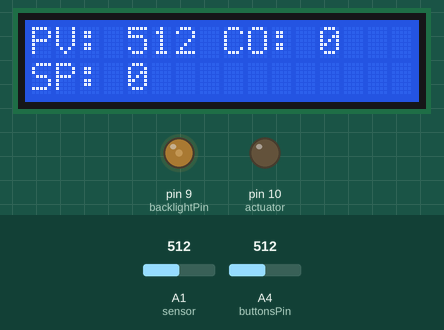
This sketch was run on a simulated Arduino Uno, built with avr-gcc and run on an emulated ATmega328P. Shown: 16×2 character LCD, output pins drawn as LEDs (lit = HIGH). The inputs (shaded band) are chosen by the test bench; at power-on: A4 (buttonsPin) = 512, A1 (sensor) = 512. What the sketch prints to the serial monitor is not drawn.

Above: at 1.2 s.
1.3 s: A4 (buttonsPin) set to 438
4.3 s: A4 (buttonsPin) set to 417
At 5.2 s:
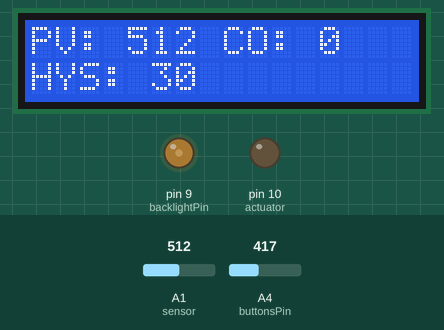
5.8 s: A1 (sensor) set to 105
At 6.3 s:
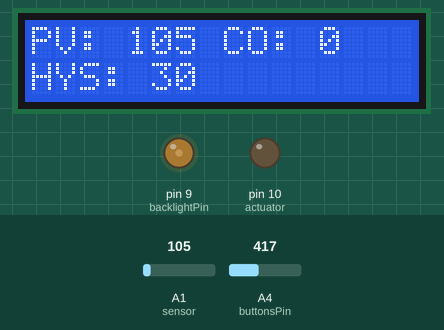
8.8 s: A1 (sensor) set to 94
At 9.7 s:
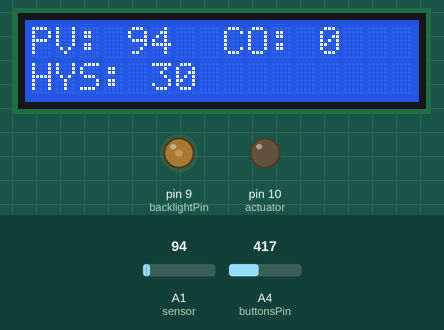
10.3 s: A1 (sensor) set to 11
At 11.5 s:
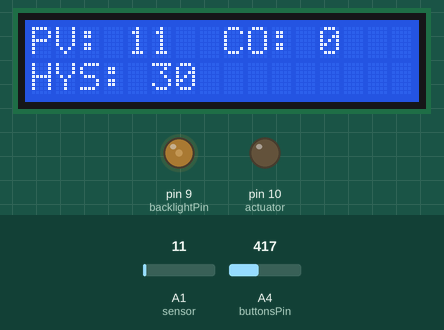
11.8 s: A1 (sensor) set to 8
At 12.6 s:
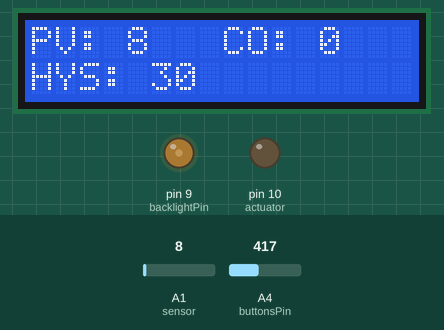
Timing chart, 0 to 14.3 s (numbered marks = the images above; inputs shaded):
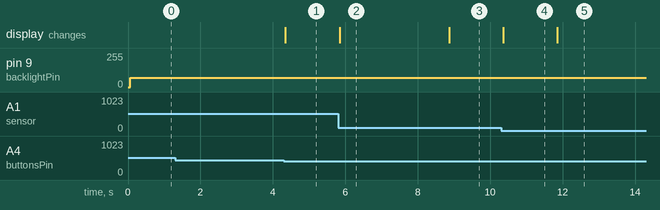

The sketch:

ON_OFF-4buttons.ino
```cpp
#include <LiquidCrystal.h>

const int buttonsPin = A4;
int buttonsValue = 0;
int screenState = 0;


int setPoint = 0;

int HYSplus;
int HYSminus;
int setPointplus;
int setPointminus;

int sensor = A1;
int inputPin = A5;
int actuator = 10;
int PV = 0;
int inputValue = 0;
int CO = 0;
int HYS = 30;


//LCD
const int rs = 12, en = 11, d4 = 5, d5 = 4, d6 = 3, d7 = 2;
LiquidCrystal lcd(rs, en, d4, d5, d6, d7);
int backlightPin = 9;
int contrast = 70;


void setup() {
  pinMode(backlightPin, OUTPUT);
  pinMode(actuator, OUTPUT);
  Serial.begin(9600);
  lcd.begin(16, 2);

}


void loop() {


  //LCD
  analogWrite(backlightPin, contrast);


  PV = analogRead(sensor);

  if (PV <= setPoint - HYS)
  {
    CO = 255;

  }
  else if (PV >= setPoint + HYS)
  {
    CO = 0;

  }

analogWrite(actuator, CO);


if(screenState == 3) {
  if (buttonsValue < 800 && buttonsValue > 750) {
    HYSplus = HYS + 5;
    HYS = HYSplus;
  } else if (buttonsValue < 749 && buttonsValue > 650) {
      HYSminus = HYS - 5;
      HYS = HYSminus;
  }
}

if(screenState == 2) {
  if (buttonsValue < 800 && buttonsValue > 750) {
    setPointplus = setPoint + 5;
    setPoint = setPointplus;
  } else if (buttonsValue < 749 && buttonsValue > 650) {
      setPointminus = setPoint - 5;
      setPoint = setPointminus;
  }
}


screenSwitch ();
switch(screenState) {
  case 3:
    lcd.clear();
    lcd.setCursor(0, 0);
    lcd.print("PV: ");
    lcd.print(PV);
    lcd.setCursor(8, 0);
    lcd.print("CO: ");
    lcd.print(CO);

    lcd.setCursor(0, 1);
    lcd.print("HYS: ");
    lcd.print(HYS);
      break;

  case 2:
    lcd.clear();
    lcd.setCursor(0, 0);
    lcd.print("PV: ");
    lcd.print(PV);
    lcd.setCursor(8, 0);
    lcd.print("CO: ");
    lcd.print(CO);

    lcd.setCursor(0, 1);
    lcd.print("SP: ");
    lcd.print(setPoint);
      break;

}


Serial.print("SP = ");
Serial.print(setPoint);
Serial.print("\t PV = ");
Serial.print(PV);
Serial.print("\t CO = ");
Serial.print(CO);
Serial.print("\t HYS = ");
Serial.print(HYS);
Serial.println();


}


void screenSwitch () {
  buttonsValue = analogRead(buttonsPin);

  if (buttonsValue < 649 && buttonsValue > 425) {
    screenState = 2;
    //delay(100);
  }

  if (buttonsValue < 425 && buttonsValue >= 0) {
    screenState = 3;
    //delay(100);
  }


}
```

Measured:
- the behaviour switches between 425 and 424 on A4 (buttonsPin) (found by bisection; images 0 and 1)
- after the input at 1.3 s, every drawn part: stays the same
- after the input at 4.3 s, the display: changes at once (image 1)
- after the input at 5.8 s, the display: changes at once (image 2)
- after the input at 8.8 s, the display: changes after 0.07 s (image 3)
- after the input at 10.3 s, the display: changes after 0.07 s (image 4)
- after the input at 11.8 s, the display: changes after 0.06 s (image 5)
